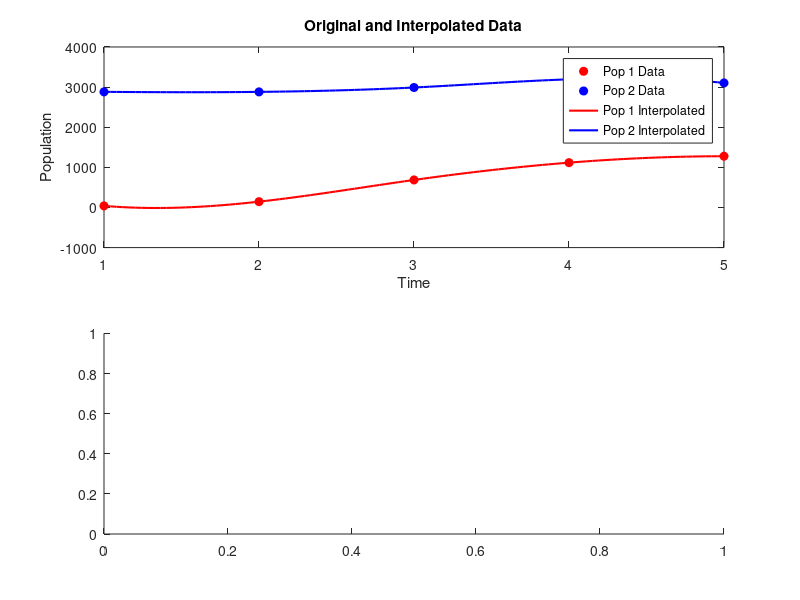

Write the MATLAB code that produced this figure. (Note: this script raises an error after producing the figure.)
% data
time1 = [1, 2, 3, 4, 5];
pop1 = [40, 145, 686, 1117, 1277]; 

time2 = [1, 2, 3, 4, 5]; 
pop2 = [2882, 2881, 2990, 3194, 3104]; 

% define common time grid
common_time = linspace(min([time1, time2]), max([time1, time2]), 100);

% interpolate data onto the common time grid
pop1_interp = interp1(time1, pop1, common_time, 'spline');
pop2_interp = interp1(time2, pop2, common_time, 'spline');

% combine interpolated data
data_matrix = [pop1_interp(:), pop2_interp(:)];

% mean-center the data
mean_values = mean(data_matrix); % Compute mean of each column
data_centered = data_matrix - mean_values; % Subtract mean

% covariance matrix
cov_matrix = (data_centered' * data_centered) / (size(data_centered, 1) - 1);

% compute eigenvalues and eigenvectors of C
[eig_vectors, eig_values] = eig(cov_matrix); 

% eigenvalues
[eig_values_sorted, idx] = sort(diag(eig_values), 'descend');
eig_vectors_sorted = eig_vectors(:, idx);

eigenvalue_ratio = eig_values_sorted(1) / eig_values_sorted(2);

% results
disp('Eigenvalues:');
disp(eig_values_sorted);

disp('Principal Component Coefficients:');
disp(eig_vectors_sorted);

disp('Eigenvalue Ratio:')
disp(eigenvalue_ratio)

% plot
figure;
subplot(2,1,1);
plot(time1, pop1, 'ro', 'MarkerFaceColor', 'r'); hold on;
plot(time2, pop2, 'bo', 'MarkerFaceColor', 'b');
plot(common_time, pop1_interp, 'r-', 'LineWidth', 1.5);
plot(common_time, pop2_interp, 'b-', 'LineWidth', 1.5);
legend('Pop 1 Data', 'Pop 2 Data', 'Pop 1 Interpolated', 'Pop 2 Interpolated');
xlabel('Time'); ylabel('Population');
title('Original and Interpolated Data');

subplot(2,1,2);
scatter(pc_scores(:,1), pc_scores(:,2), 'k', 'filled');
xlabel('PC1'); ylabel('PC2');
title('Principal Component Analysis of Population Data');
grid on;
